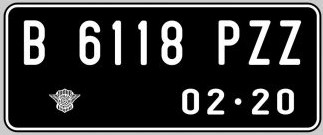
#> input picture Modul 7/modul7.jpg, 323 x 135 px
$ jupyter execute 'modul 7.ipynb'
#> lines starting #> are read from the running program, lines starting #| are printed output that depends on the picture; after the words box and inside, x2 and y2 are one past the last pixel; in counts of white or black regions, pixels touching at a corner belong together
[cell 1]
import numpy as np
import matplotlib.pyplot as plt
import cv2

[cell 2]
image = cv2.imread('modul7.jpg')
#> image is the input picture: shape (135, 323, 3); min 0, max 255, mean 55.4

plt.imshow(image)
plt.title("Original Image")
plt.show()

[cell 3]
kernel = np.ones((3, 3), np.uint8)

erosi

[cell 4]
def erode(img, element):
    ksize = element.shape[0]
    height,width = img.shape[:2]
#> height = 135; width = 323

    border = ksize//2

    # Threshold image
    img = cv2.cvtColor(img, cv2.COLOR_BGR2GRAY);
    ret,img = cv2.threshold(img,127, 255, cv2.THRESH_BINARY)
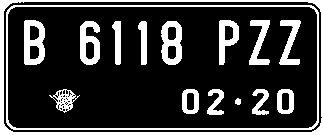
#> img: shape (135, 323); 21.6% white; 16 white regions, largest, box (x1, y1, x2, y2) and area: (0, 0, 323, 135) 2550, (6, 5, 319, 130) 1735, (24, 20, 45, 65) 653

    # Create a padded image with zeros padding
    paddedImg = np.full((height + border*2, width + border*2), 255)
    paddedImg = cv2.copyMakeBorder(img, border, border, border, border, cv2.BORDER_CONSTANT, value = 255)
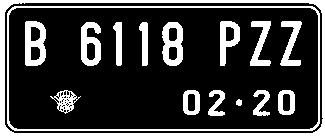
#> paddedImg: shape (137, 325); 23.3% white; 16 white regions, largest, box (x1, y1, x2, y2) and area: (0, 0, 325, 137) 3470, (7, 6, 320, 131) 1735, (25, 21, 46, 66) 653
    for height_i in range(border, height + border):
        for width_i in range(border, width + border):
            # When you find a black pixel
            if img[height_i - border, width_i - border] == 0:
                paddedImg[ height_i - border : (height_i + border)+1, width_i - border : (width_i + border)+1] = \
                        cv2.bitwise_and(paddedImg[height_i - border : (height_i + border)+1, width_i - border : (width_i + border)+1], element)
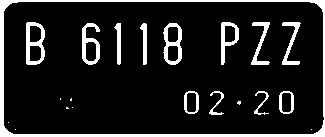
#> paddedImg: shape (137, 325); 10.98% of pixels changed, all inside (x1, y1, x2, y2) = (4, 2, 324, 134)
    return paddedImg[border : height + border, border : width + border]
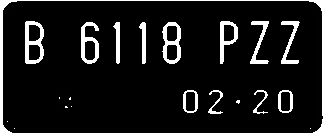
#> returned value: shape (135, 323); min 0, max 255, mean 26.7

[cell 5]
imageEroded = erode(image, kernel)

plt.figure(figsize=[15,15])
plt.subplot(122)
plt.imshow(imageEroded, cmap='gray')
plt.title("Eroded Image");
plt.show()

dilatasi

[cell 6]
def dilate(img, element):
    ksize = element.shape[0]
    height,width = img.shape[:2]
#> height = 135; width = 323

    border = ksize//2
    # Threshold image

    if(len(img.shape) > 2):
        img = cv2.cvtColor(img, cv2.COLOR_BGR2GRAY);
    ret,img = cv2.threshold(img,127,255,cv2.THRESH_BINARY)

    # Create a padded image with zeros padding
    paddedImg = np.zeros((height + border*2, width + border*2))
    paddedImg = cv2.copyMakeBorder(img, border, border, border, border, cv2.BORDER_CONSTANT, value = 0)
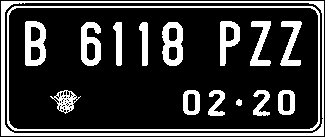
#> paddedImg: shape (137, 325); 21.2% white; 16 white regions, largest, box (x1, y1, x2, y2) and area: (1, 1, 324, 136) 2550, (7, 6, 320, 131) 1735, (25, 21, 46, 66) 653
    for height_i in range(border, height + border):
        for width_i in range(border, width + border):
            # When you find a white pixel
            if img[height_i - border, width_i - border] == 255:
                paddedImg[height_i - border : (height_i + border)+1, width_i - border : (width_i + border)+1] = 255
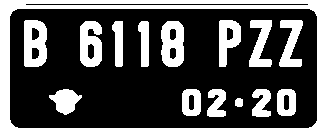
#> paddedImg: shape (137, 325); 34.1% white; 15 white regions, largest, box (x1, y1, x2, y2) and area: (0, 0, 325, 137) 7801, (24, 20, 47, 67) 876, (161, 21, 184, 67) 835
    return paddedImg[border : height + border, border : width + border]
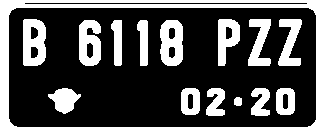
#> returned value: shape (135, 323); 32.7% white; 15 white regions, largest, box (x1, y1, x2, y2) and area: (0, 0, 323, 135) 6881, (23, 19, 46, 66) 876, (160, 20, 183, 66) 835

[cell 7]
imageDilated = dilate(image, kernel)

plt.figure(figsize=[15,15])
plt.subplot(122)
plt.imshow(imageDilated, cmap='gray')
plt.title("Dilated Image")
plt.show()

opening

[cell 8]
opening = cv2.morphologyEx(image, cv2.MORPH_OPEN, kernel)
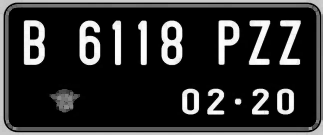
#> opening: shape (135, 323, 3); min 0, max 254, mean 47.8

plt.imshow(opening)
plt.title("Opening Image")
plt.show()

closing

[cell 9]
closing = cv2.morphologyEx(image, cv2.MORPH_CLOSE, kernel)
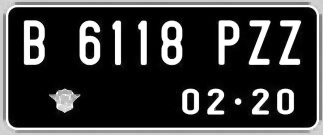
#> closing: shape (135, 323, 3); min 0, max 255, mean 60.3

plt.imshow(closing)
plt.title("Closing Image")
plt.show()

$ run again, with Modul 7/gambar.jpg copied over Modul 7/modul7.jpg
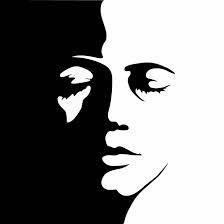
#> input picture Modul 7/gambar.jpg, 224 x 224 px
#> image is the input picture: shape (224, 224, 3); min 0, max 255, mean 129
#> after the loop in dilate, `for height_i in range(border, height + border):`:
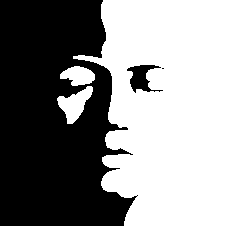
#> paddedImg: shape (226, 226); 52.9% white; 3 black regions (1 under 20 px), largest, box (x1, y1, x2, y2) and area: (0, 0, 138, 226) 23569, (127, 65, 163, 93) 474
#> in dilate, `return paddedImg[border : height + border, border : width + border]`:
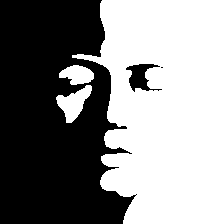
#> returned value: shape (224, 224); 53% white; 3 black regions (1 under 20 px), largest, box (x1, y1, x2, y2) and area: (0, 0, 137, 224) 23118, (126, 64, 162, 92) 474
